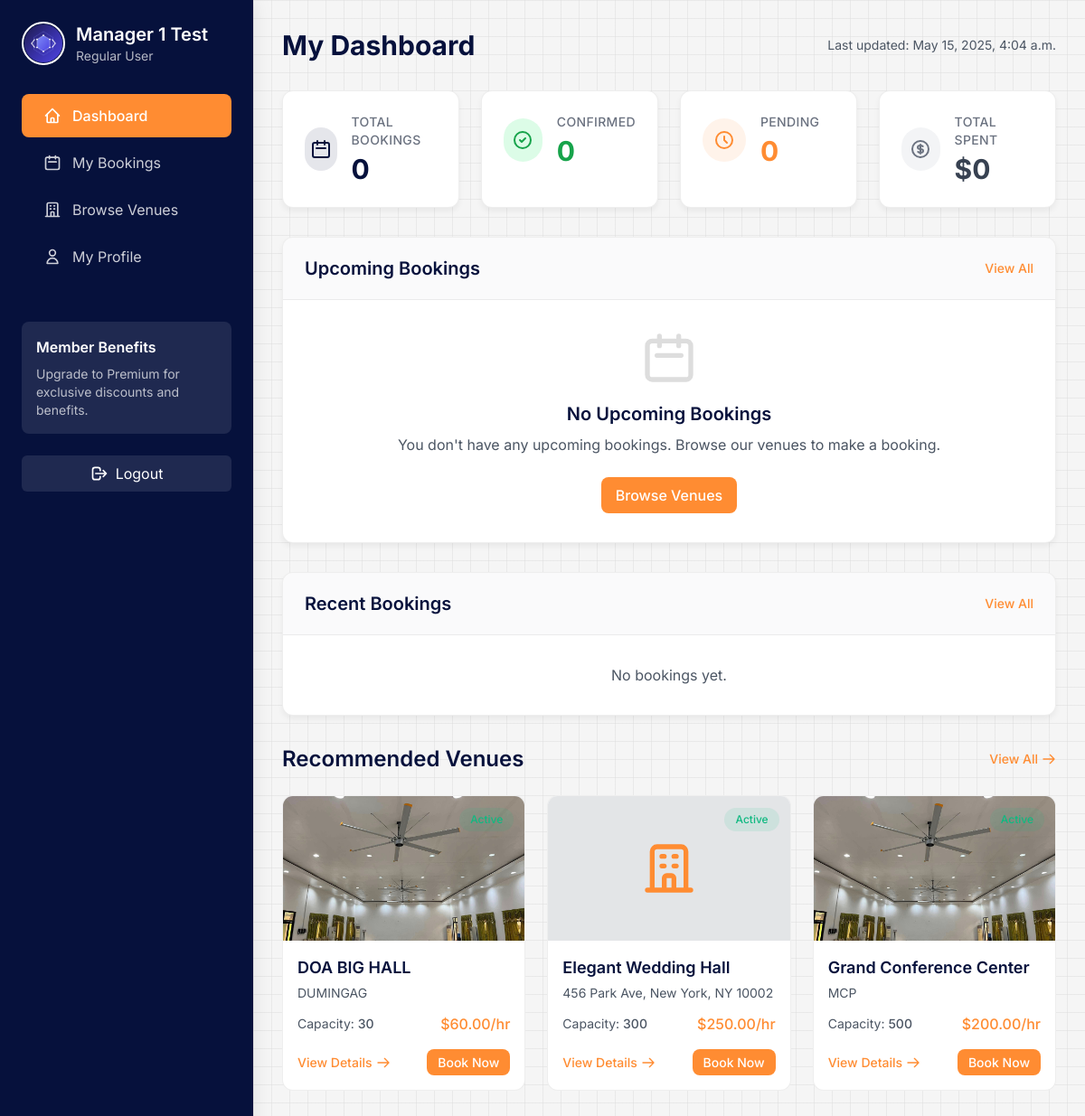
/dashboard/ (signed in), run on the app's committed database.
### booking/models/user_profile.py (models this page shows, shortened)
class UserProfile(models.Model):
    USER_ROLE_CHOICES = [
        ('guest', 'Guest'),
        ('regular', 'Regular User'),
        ('premium', 'Premium User'),
        ('corporate', 'Corporate Client'),
    ]
    user = models.OneToOneField(User, on_delete=models.CASCADE, related_name='profile')
    role = models.CharField(max_length=20, choices=USER_ROLE_CHOICES, default='regular')
    profile_picture = models.ImageField(upload_to='profiles/', blank=True, null=True)
    phone = models.CharField(max_length=20, blank=True)
    address = models.CharField(max_length=255, blank=True)
    preferred_payment_method = models.CharField(max_length=50, blank=True)
    booking_preferences = models.TextField(blank=True)
    created_at = models.DateTimeField(auto_now_add=True)
    updated_at = models.DateTimeField(auto_now=True)
    def get_booking_statistics(self):
        from django.utils import timezone
        from django.db.models import Sum, Avg
        bookings = self.user.bookings.all()
        confirmed_count = bookings.filter(status='confirmed').count()
        pending_count = bookings.filter(status='pending').count()
        cancelled_count = bookings.filter(status='cancelled').count()
        today = timezone.now().date()
        upcoming_bookings = bookings.filter(
            status='confirmed',
            time_slot__date__gte=today
        ).order_by('time_slot__date')
        total_spent = bookings.filter(status='confirmed').aggregate(Sum('total_price'))['total_price__sum'] or 0
        avg_price = bookings.filter(status='confirmed').aggregate(Avg('total_price'))['total_price__avg'] or 0
        return {
            'total_bookings': bookings.count(),
            'confirmed_count': confirmed_count,
            'pending_count': pending_count,
            'cancelled_count': cancelled_count,
            'upcoming_bookings': upcoming_bookings,
            'total_spent': total_spent,
            'avg_price': avg_price,
        }
    class Meta:
        verbose_name = "User Profile"
        verbose_name_plural = "User Profiles"

### booking/models/venue.py (models this page shows, shortened)
class Venue(models.Model):
    STATUS_CHOICES = [
        ('active', 'Active'),
        ('maintenance', 'Under Maintenance'),
        ('inactive', 'Inactive'),
    ]
    name = models.CharField(max_length=200)
    description = models.TextField()
    address = models.CharField(max_length=255)
    capacity = models.PositiveIntegerField()
    hourly_rate = models.DecimalField(max_digits=10, decimal_places=2)
    image = models.ImageField(upload_to='venues/', blank=True, null=True)
    categories = models.ManyToManyField(Category, related_name='venues')
    manager = models.ForeignKey(VenueManager, on_delete=models.SET_NULL, null=True, related_name='managed_venues')
    status = models.CharField(max_length=20, choices=STATUS_CHOICES, default='active')
    created_at = models.DateTimeField(auto_now_add=True)
    updated_at = models.DateTimeField(auto_now=True)
    class Meta:
        ordering = ['name']

### booking/views/user_views.py (the view)
# urls.py: path('dashboard/', views.user_dashboard, name='user_dashboard'),
@login_required
def user_dashboard(request):
    from booking.models import UserProfile
    profile, created = UserProfile.objects.get_or_create(user=request.user)
    if created:
        messages.info(request, 'We created a new profile for you. Please update your information.')
    booking_stats = profile.get_booking_statistics()
    recent_bookings = Booking.objects.filter(user=request.user).order_by('-booking_date')[:5]
    today = timezone.now().date()
    upcoming_bookings = Booking.objects.filter(
        user=request.user,
        status='confirmed',
        time_slot__date__gte=today
    ).order_by('time_slot__date')[:3]
    recommended_venues = Venue.objects.filter(status='active').order_by('?')[:3]
    context = {
        'profile': profile,
        'booking_stats': booking_stats,
        'recent_bookings': recent_bookings,
        'upcoming_bookings': upcoming_bookings,
        'recommended_venues': recommended_venues,
    }
    return render(request, 'booking/user_dashboard.html', context)

### booking/context_processors.py (called while the page is built)
def common_context(request):
    return {
        'all_categories': Category.objects.all(),
    }

### templates/booking/user_dashboard.html (shortened to what this page needs)
<!DOCTYPE html>
<html lang="en">
<head>
    <script src="https://cdn.tailwindcss.com"></script>
</head>
<body>
    <div class="dashboard-container">
        {% with active_page='dashboard' %}
            {% include 'booking/components/user_sidebar.html' %}
        {% endwith %}
        <main class="p-8">
            <div class="flex justify-between items-center mb-8">
                <h1 class="text-3xl font-bold text-primary">My Dashboard</h1>
                <div class="text-sm text-gray-600">
                    Last updated: {% now "F j, Y, g:i a" %}
                </div>
            </div>
            {% include 'booking/components/user_stats_cards.html' %}
            {% include 'booking/components/upcoming_bookings.html' %}
            {% include 'booking/components/recent_bookings.html' %}
            {% include 'booking/components/recommended_venues.html' %}
        </main>
    </div>
</body>
</html>

### templates/booking/components/user_sidebar.html (shortened to what this page needs)
<aside class="sidebar">
    <div class="p-6">
        <div class="flex items-center space-x-3 mb-8">
            <div class="relative group cursor-pointer" onclick="openProfilePictureModal()">
                {% if profile.profile_picture %}
                <img src="{{ profile.profile_picture.url }}" alt="{{ profile.user.username }}" class="w-12 h-12 rounded-full object-cover border-2 border-white">
                {% else %}
                <div class="w-12 h-12 bg-accent rounded-full flex items-center justify-center text-white font-bold text-xl">
                    {{ profile.user.get_full_name|default:profile.user.username|slice:":1"|upper }}
                </div>
                {% endif %}
            </div>
            <div>
                <h2 class="text-xl font-semibold text-white">{{ profile.user.get_full_name|default:profile.user.username }}</h2>
                <p class="text-white/70 text-sm">{{ profile.get_role_display }}</p>
            </div>
        </div>
        <nav class="space-y-1 mt-8">
            <a href="{% url 'user_dashboard' %}" class="sidebar-link {% if active_page == 'dashboard' %}active{% endif %}">
                <svg class="h-5 w-5" fill="none" viewBox="0 0 24 24" stroke="currentColor">
                    <path stroke-linecap="round" stroke-linejoin="round" stroke-width="2" d="M3 12l2-2m0 0l7-7 7 7M5 10v10a1 1 0 001 1h3m10-11l2 2m-2-2v10a1 1 0 01-1 1h-3m-6 0a1 1 0 001-1v-4a1 1 0 011-1h2a1 1 0 011 1v4a1 1 0 001 1m-6 0h6"></path>
                </svg>
                Dashboard
            </a>
            <a href="{% url 'my_bookings' %}" class="sidebar-link {% if active_page == 'bookings' %}active{% endif %}">
                <svg class="h-5 w-5" fill="none" viewBox="0 0 24 24" stroke="currentColor">
                    <path stroke-linecap="round" stroke-linejoin="round" stroke-width="2" d="M8 7V3m8 4V3m-9 8h10M5 21h14a2 2 0 002-2V7a2 2 0 00-2-2H5a2 2 0 00-2 2v12a2 2 0 002 2z"></path>
                </svg>
                My Bookings
            </a>
            <a href="{% url 'venue_list' %}" class="sidebar-link {% if active_page == 'venues' %}active{% endif %}">
                <svg class="h-5 w-5" fill="none" viewBox="0 0 24 24" stroke="currentColor">
                    <path stroke-linecap="round" stroke-linejoin="round" stroke-width="2" d="M19 21V5a2 2 0 00-2-2H7a2 2 0 00-2 2v16m14 0h2m-2 0h-5m-9 0H3m2 0h5M9 7h1m-1 4h1m4-4h1m-1 4h1m-5 10v-5a1 1 0 011-1h2a1 1 0 011 1v5m-4 0h4"></path>
                </svg>
                Browse Venues
            </a>
            <a href="javascript:void(0);" onclick="openEditProfileModal()" class="sidebar-link {% if active_page == 'profile' %}active{% endif %}">
                <svg class="h-5 w-5" fill="none" viewBox="0 0 24 24" stroke="currentColor">
                    <path stroke-linecap="round" stroke-linejoin="round" stroke-width="2" d="M16 7a4 4 0 11-8 0 4 4 0 018 0zM12 14a7 7 0 00-7 7h14a7 7 0 00-7-7z"></path>
                </svg>
                My Profile
            </a>
        </nav>
        <div class="mt-12 p-4 bg-white/10 rounded-lg">
            <h3 class="font-semibold text-white mb-2">Member Benefits</h3>
            <p class="text-white/70 text-sm">
                {% if profile.role == 'premium' %}
                Enjoy 10% discount on all bookings as a Premium member.
                {% elif profile.role == 'corporate' %}
                Enjoy 15% discount on all bookings as a Corporate client.
                {% else %}
                Upgrade to Premium for exclusive discounts and benefits.
                {% endif %}
            </p>
        </div>
        <div class="mt-6">
            <a href="{% url 'custom_logout' %}" class="flex items-center justify-center w-full py-2 px-4 bg-white/10 hover:bg-white/20 text-white rounded-md transition-colors">
                <svg class="h-5 w-5 mr-2" fill="none" viewBox="0 0 24 24" stroke="currentColor">
                    <path stroke-linecap="round" stroke-linejoin="round" stroke-width="2" d="M17 16l4-4m0 0l-4-4m4 4H7m6 4v1a3 3 0 01-3 3H6a3 3 0 01-3-3V7a3 3 0 013-3h4a3 3 0 013 3v1"></path>
                </svg>
                Logout
            </a>
        </div>
    </div>
</aside>

### templates/booking/components/recommended_venues.html (shortened to what this page needs)
<div class="mb-8">
    <div class="flex justify-between items-center mb-6">
        <h2 class="text-2xl font-semibold text-primary">Recommended Venues</h2>
        <a href="{% url 'venue_list' %}" class="text-accent hover:text-accent/80 text-sm font-medium flex items-center">
            View All
            <svg class="h-4 w-4 ml-1" fill="none" viewBox="0 0 24 24" stroke="currentColor">
                <path stroke-linecap="round" stroke-linejoin="round" stroke-width="2" d="M14 5l7 7m0 0l-7 7m7-7H3"></path>
            </svg>
        </a>
    </div>
    {% if recommended_venues %}
    <div class="grid grid-cols-1 md:grid-cols-3 gap-6">
        {% for venue in recommended_venues %}
        <div class="venue-card bg-white">
            <div class="h-40 bg-gray-200 relative">
                {% if venue.image %}
                <img src="{{ venue.image.url }}" alt="{{ venue.name }}" class="w-full h-full object-cover">
                {% else %}
                <div class="w-full h-full bg-light-gray/30 flex items-center justify-center">
                    <div class="w-16 h-16 text-accent">
                        <svg fill="none" viewBox="0 0 24 24" stroke="currentColor">
                            <path stroke-linecap="round" stroke-linejoin="round" stroke-width="2" d="M19 21V5a2 2 0 00-2-2H7a2 2 0 00-2 2v16m14 0h2m-2 0h-5m-9 0H3m2 0h5M9 7h1m-1 4h1m4-4h1m-1 4h1m-5 10v-5a1 1 0 011-1h2a1 1 0 011 1v5m-4 0h4"></path>
                        </svg>
                    </div>
                </div>
                {% endif %}
                <div class="absolute top-3 right-3">
                    <span class="badge {% if venue.status == 'active' %}badge-success{% elif venue.status == 'maintenance' %}badge-warning{% else %}badge-danger{% endif %}">
                        {{ venue.status|title }}
                    </span>
                </div>
            </div>
            <div class="p-4">
                <h3 class="text-lg font-semibold text-primary mb-1">{{ venue.name }}</h3>
                <p class="text-gray-600 text-sm mb-3">{{ venue.address }}</p>
                <div class="flex justify-between items-center mb-4">
                    <div class="text-sm text-gray-600">Capacity: <span class="font-medium">{{ venue.capacity }}</span></div>
                    <div class="text-accent font-medium">${{ venue.hourly_rate }}/hr</div>
                </div>
                <div class="flex justify-between">
                    <a href="{% url 'venue_detail' venue.id %}" class="text-accent hover:text-accent/80 text-sm font-medium flex items-center">
                        View Details
                        <svg class="h-4 w-4 ml-1" fill="none" viewBox="0 0 24 24" stroke="currentColor">
                            <path stroke-linecap="round" stroke-linejoin="round" stroke-width="2" d="M14 5l7 7m0 0l-7 7m7-7H3"></path>
                        </svg>
                    </a>
                    <a href="{% url 'book_venue' venue.id %}" class="btn btn-sm btn-primary">Book Now</a>
                </div>
            </div>
        </div>
        {% endfor %}
    </div>
    {% endif %}
</div>

### templates/booking/user_dashboard.html (style rules this page uses)
body { background-color: #f5f5f5; background-image: linear-gradient(rgba(221, 221, 221, 0.5) 1px, transparent 1px), linear-gradient(90deg, rgba(221, 221, 221, 0.5) 1px, transparent 1px); background-size: 20px 20px; font-family: 'Inter', sans-serif; }
.dashboard-container { display: grid; grid-template-columns: 280px 1fr; min-height: 100vh; }

### templates/booking/components/user_sidebar_styles.html (style rules this page uses)
.sidebar { background-color: #06113C; color: white; box-shadow: 0 0 20px rgba(0, 0, 0, 0.1); }
.sidebar-link { display: flex; align-items: center; padding: 0.75rem 1.5rem; color: rgba(255, 255, 255, 0.8); border-radius: 0.5rem; transition: all 0.2s; margin-bottom: 0.25rem; }
.sidebar-link.active { background-color: #FF8C32; color: white; font-weight: 500; }
.sidebar-link svg { margin-right: 0.75rem; transition: transform 0.2s; }

### templates/booking/components/user_dashboard_styles.html (style rules this page uses)
.badge { display: inline-flex; align-items: center; padding: 0.25rem 0.75rem; border-radius: 9999px; font-size: 0.75rem; font-weight: 500; }
.badge-success { background-color: rgba(16, 185, 129, 0.1); color: rgb(16, 185, 129); }
.venue-card { border: 1px solid rgba(221, 221, 221, 0.5); border-radius: 0.75rem; overflow: hidden; transition: all 0.3s; }
.btn { display: inline-flex; align-items: center; justify-content: center; padding: 0.5rem 1rem; border-radius: 0.5rem; font-weight: 500; transition: all 0.2s; }
.btn-primary { background-color: #FF8C32; color: white; }
.btn-sm { padding: 0.25rem 0.75rem; font-size: 0.875rem; }

### data on the page
UserProfile: profile_picture (picture), user.get_full_name "Manager 1 Test", role "Regular User"
Venue: image (picture), name "DOA BIG HALL", address "DUMINGAG", capacity "30", hourly_rate "60.00"
Venue: status "Active", name "Elegant Wedding Hall", address "456 Park Ave, New York, NY 10002", capacity "300", hourly_rate "250.00"
Venue: image (picture), name "Grand Conference Center", address "MCP", capacity "500", hourly_rate "200.00"

### other printed values
{{ booking_stats.total_bookings }} "0"
{{ booking_stats.confirmed_count }} "0"
{{ booking_stats.pending_count }} "0"
{{ booking_stats.total_spent }} "0"
